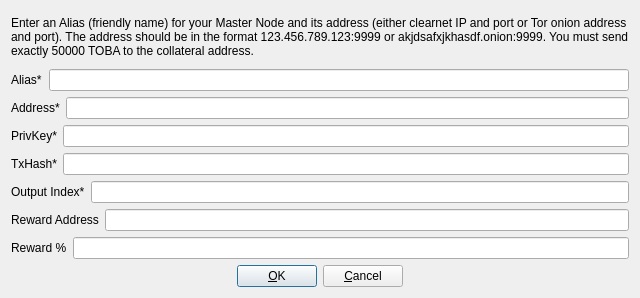
<?xml version="1.0" encoding="UTF-8"?>
<ui version="4.0">
 <class>AddEditAdrenalineNode</class>
 <widget class="QDialog" name="AddEditAdrenalineNode">
  <property name="geometry">
   <rect>
    <x>0</x>
    <y>0</y>
    <width>640</width>
    <height>298</height>
   </rect>
  </property>
  <property name="windowTitle">
   <string>Add/Edit Toba Node</string>
  </property>
  <property name="modal">
   <bool>true</bool>
  </property>
  <layout class="QVBoxLayout" name="verticalLayout">
   <item>
    <widget class="QLabel" name="label_9">
     <property name="sizePolicy">
      <sizepolicy hsizetype="Preferred" vsizetype="Expanding">
       <horstretch>0</horstretch>
       <verstretch>0</verstretch>
      </sizepolicy>
     </property>
     <property name="text">
      <string>&lt;html&gt;&lt;head/&gt;&lt;body&gt;&lt;p&gt;Enter an Alias (friendly name) for your Master Node and its address (either clearnet IP and port or Tor onion address and port). The address should be in the format 123.456.789.123:9999 or akjdsafxjkhasdf.onion:9999. You must send exactly 50000 TOBA to the collateral address.&lt;/p&gt;&lt;/body&gt;&lt;/html&gt;</string>
     </property>
     <property name="wordWrap">
      <bool>true</bool>
     </property>
    </widget>
   </item>
   <item>
    <layout class="QHBoxLayout" name="horizontalLayout_4">
     <property name="spacing">
      <number>7</number>
     </property>
     <property name="sizeConstraint">
      <enum>QLayout::SetDefaultConstraint</enum>
     </property>
     <property name="bottomMargin">
      <number>0</number>
     </property>
     <item>
      <widget class="QLabel" name="label_4">
       <property name="text">
        <string>Alias*</string>
       </property>
      </widget>
     </item>
     <item>
      <widget class="QLineEdit" name="aliasLineEdit"/>
     </item>
    </layout>
   </item>
   <item>
    <layout class="QHBoxLayout" name="horizontalLayout_5">
     <property name="bottomMargin">
      <number>0</number>
     </property>
     <item>
      <widget class="QLabel" name="label_6">
       <property name="text">
        <string>Address*</string>
       </property>
      </widget>
     </item>
     <item>
      <widget class="QLineEdit" name="addressLineEdit"/>
     </item>
    </layout>
   </item>
   <item>
    <layout class="QHBoxLayout" name="horizontalLayout_3">
     <property name="bottomMargin">
      <number>0</number>
     </property>
     <item>
      <widget class="QLabel" name="label_5">
       <property name="text">
        <string>PrivKey*</string>
       </property>
      </widget>
     </item>
     <item>
      <widget class="QLineEdit" name="privkeyLineEdit"/>
     </item>
    </layout>
   </item>
   <item>
    <layout class="QHBoxLayout" name="horizontalLayout_2">
     <property name="bottomMargin">
      <number>0</number>
     </property>
     <item>
      <widget class="QLabel" name="label_2">
       <property name="text">
        <string>TxHash*</string>
       </property>
      </widget>
     </item>
     <item>
      <widget class="QLineEdit" name="txhashLineEdit"/>
     </item>
    </layout>
   </item>
   <item>
    <layout class="QHBoxLayout" name="horizontalLayout_8">
     <property name="bottomMargin">
      <number>0</number>
     </property>
     <item>
      <widget class="QLabel" name="label_8">
       <property name="text">
        <string>Output Index*</string>
       </property>
      </widget>
     </item>
     <item>
      <widget class="QLineEdit" name="outputindexLineEdit"/>
     </item>
    </layout>
   </item>
   <item>
    <layout class="QHBoxLayout" name="horizontalLayout_6">
     <property name="bottomMargin">
      <number>0</number>
     </property>
     <item>
      <widget class="QLabel" name="label_3">
       <property name="text">
        <string>Reward Address</string>
       </property>
      </widget>
     </item>
     <item>
      <widget class="QLineEdit" name="rewardaddressLineEdit"/>
     </item>
    </layout>
   </item>
   <item>
    <layout class="QHBoxLayout" name="horizontalLayout_7">
     <property name="bottomMargin">
      <number>0</number>
     </property>
     <item>
      <widget class="QLabel" name="label_7">
       <property name="text">
        <string>Reward %</string>
       </property>
      </widget>
     </item>
     <item>
      <widget class="QLineEdit" name="rewardpercentageLineEdit"/>
     </item>
    </layout>
   </item>
   <item>
    <layout class="QHBoxLayout" name="horizontalLayout_Buttons">
     <item>
      <spacer name="horizontalSpacer_2">
       <property name="orientation">
        <enum>Qt::Horizontal</enum>
       </property>
       <property name="sizeHint" stdset="0">
        <size>
         <width>40</width>
         <height>20</height>
        </size>
       </property>
      </spacer>
     </item>
     <item>
      <widget class="QPushButton" name="okButton">
       <property name="text">
        <string>&amp;OK</string>
       </property>
      </widget>
     </item>
     <item>
      <widget class="QPushButton" name="cancelButton">
       <property name="text">
        <string>&amp;Cancel</string>
       </property>
       <property name="autoDefault">
        <bool>false</bool>
       </property>
      </widget>
     </item>
     <item>
      <spacer name="horizontalSpacer_3">
       <property name="orientation">
        <enum>Qt::Horizontal</enum>
       </property>
       <property name="sizeHint" stdset="0">
        <size>
         <width>40</width>
         <height>20</height>
        </size>
       </property>
      </spacer>
     </item>
    </layout>
   </item>
  </layout>
 </widget>
 <resources/>
 <connections/>
</ui>
